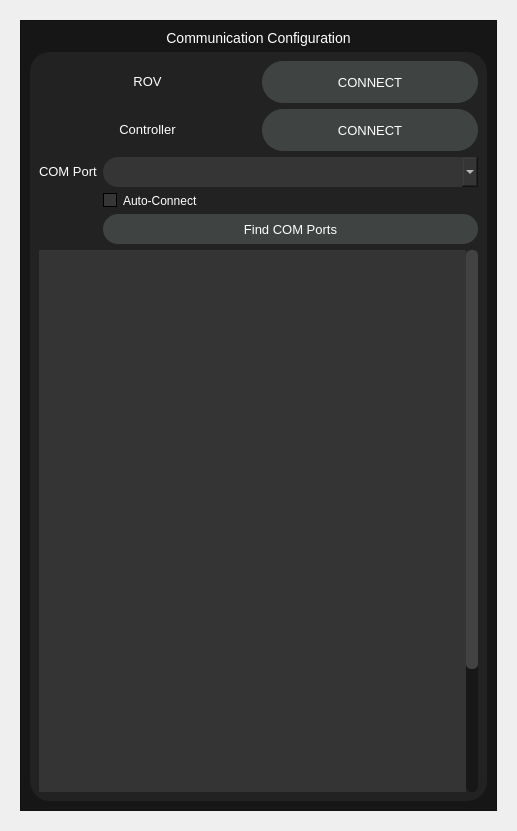
<?xml version="1.0" encoding="UTF-8"?>
<ui version="4.0">
 <class>Form</class>
 <widget class="QWidget" name="Form">
  <property name="geometry">
   <rect>
    <x>0</x>
    <y>0</y>
    <width>517</width>
    <height>831</height>
   </rect>
  </property>
  <property name="windowTitle">
   <string>Form</string>
  </property>
  <layout class="QVBoxLayout" name="verticalLayout_5">
   <item>
    <widget class="QWidget" name="config_com_config_widget" native="true">
     <layout class="QVBoxLayout" name="verticalLayout_4">
      <item>
       <widget class="QFrame" name="config_com_config">
        <property name="styleSheet">
         <string notr="true">QFrame#config_com_config{
background-color:	rgba(22,22,22,255);
}</string>
        </property>
        <property name="frameShape">
         <enum>QFrame::StyledPanel</enum>
        </property>
        <property name="frameShadow">
         <enum>QFrame::Raised</enum>
        </property>
        <layout class="QVBoxLayout" name="verticalLayout_3">
         <item>
          <widget class="QLabel" name="config_label_com_config">
           <property name="sizePolicy">
            <sizepolicy hsizetype="Preferred" vsizetype="Fixed">
             <horstretch>0</horstretch>
             <verstretch>0</verstretch>
            </sizepolicy>
           </property>
           <property name="styleSheet">
            <string notr="true">color:White;
font-size: 14px;</string>
           </property>
           <property name="text">
            <string>Communication Configuration</string>
           </property>
           <property name="alignment">
            <set>Qt::AlignCenter</set>
           </property>
          </widget>
         </item>
         <item>
          <widget class="QFrame" name="config_frame_com_config">
           <property name="styleSheet">
            <string notr="true">QFrame#config_frame_com_config {
background-color: rgba(34,34,34,255);
border-radius: 20px;
}
QPushButton {
background-color: rgba(63,67,66,255);
border-radius: 21px;
color: rgb(255, 255, 255);
font-size: 13px;
width: 100px;
height: 42px;
}
QPushButton:hover{
background-color: rgba(17, 120, 223, 200);
}
QPushButton:pressed{
background-color: rgba(17, 120, 223, 128)
}
QLabel{
color: White;
font-size: 13px;
}
QCheckBox{
color: White;
}
QCheckBox::indicator{
border: 1px solid Black;
background-color: rgba(54,54,54,255);
}
QCheckBox::indicator:unchecked:hover{
border: 1px solid rgb(200,200,200);
}
QCheckBox::indicator:unchecked:pressed{
background-color: rgba(70,70,70,255);
}
QCheckBox::indicator:checked:hover{
border: 1px solid rgb(180,180,180);
}
QCheckBox::indicator:checked:pressed{
background-color: rgba(70,70,70,255);
}
QCheckBox::indicator:checked {
image: url(images/white_checkmark);
}

QScrollArea{
border: none;
}
QScrollBar:vertical {
background:rgba(22,22,22,225);
width:12px;  
border-radius: 6px; 
margin: 0px 0px 0px 0px; 
border: 0px solid black;
}
QScrollBar::handle:vertical {         
min-height: 0px;
border-radius: 5px;
background-color: rgba(66,66,66,255);
border: 0px solid black;
}
QScrollBar::add-line:vertical {       
height: 0px;
subcontrol-position: bottom;
subcontrol-origin: margin;
}
QScrollBar::sub-line:vertical {
height: 0 px;
subcontrol-position: bottom;
subcontrol-origin: margin;
}
QScrollBar::sub-page:vertical {
background: none;
}
QScrollBar::add-page:vertical {
background: none;
}
QTextEdit{
background-color: rgba(52,52,52,255);
border: none;
color: White;
}</string>
           </property>
           <property name="frameShape">
            <enum>QFrame::StyledPanel</enum>
           </property>
           <property name="frameShadow">
            <enum>QFrame::Raised</enum>
           </property>
           <layout class="QVBoxLayout" name="verticalLayout_2">
            <item>
             <layout class="QGridLayout" name="gridLayout">
              <item row="0" column="0">
               <widget class="QLabel" name="config_label_rov">
                <property name="sizePolicy">
                 <sizepolicy hsizetype="Ignored" vsizetype="Fixed">
                  <horstretch>0</horstretch>
                  <verstretch>0</verstretch>
                 </sizepolicy>
                </property>
                <property name="styleSheet">
                 <string notr="true"/>
                </property>
                <property name="text">
                 <string>ROV</string>
                </property>
                <property name="alignment">
                 <set>Qt::AlignBottom|Qt::AlignHCenter</set>
                </property>
               </widget>
              </item>
              <item row="1" column="0">
               <widget class="QLabel" name="config_label_controller">
                <property name="sizePolicy">
                 <sizepolicy hsizetype="Ignored" vsizetype="Fixed">
                  <horstretch>0</horstretch>
                  <verstretch>0</verstretch>
                 </sizepolicy>
                </property>
                <property name="styleSheet">
                 <string notr="true"/>
                </property>
                <property name="text">
                 <string>Controller</string>
                </property>
                <property name="alignment">
                 <set>Qt::AlignBottom|Qt::AlignHCenter</set>
                </property>
               </widget>
              </item>
              <item row="0" column="1">
               <widget class="QPushButton" name="config_btn_connect_rov">
                <property name="styleSheet">
                 <string notr="true"/>
                </property>
                <property name="text">
                 <string>CONNECT</string>
                </property>
               </widget>
              </item>
              <item row="1" column="1">
               <widget class="QPushButton" name="config_btn_connect_controller">
                <property name="text">
                 <string>CONNECT</string>
                </property>
               </widget>
              </item>
             </layout>
            </item>
            <item>
             <layout class="QGridLayout" name="gridLayout_2">
              <item row="0" column="1">
               <widget class="QComboBox" name="config_cbox_com_port">
                <property name="styleSheet">
                 <string notr="true">QComboBox {
border-radius: 15px;
color: White;
background-color: rgba(53,53,53,255);
height:30;
}
QComboBox:hover{
background-color: rgba(53,53,53,200);
}
QComboBox:pressed{
background-color: rgba(53,53,53,128);
}
QComboBox:on {
border-bottom-left-radius: 0px;
border-bottom-right-radius: 0px;
}
QComboBox QAbstractItemView {
background: rgba(53,53,53,255);
color: White;
border: none;
selection-background-color: rgba(17, 120, 223, 255);
outline: 0px;
}
QComboBox::drop-down {
border-color: transparent;
background-color: transparent;
image: url(images/white_down_arrow.png);
width: 14px;
height: 14px;
padding-right: 9px;
padding-top: 9px;
}</string>
                </property>
               </widget>
              </item>
              <item row="1" column="1">
               <widget class="QCheckBox" name="config_checkbox_auto_connect">
                <property name="styleSheet">
                 <string notr="true"/>
                </property>
                <property name="text">
                 <string>Auto-Connect</string>
                </property>
               </widget>
              </item>
              <item row="0" column="0">
               <widget class="QLabel" name="config_label_com_port">
                <property name="sizePolicy">
                 <sizepolicy hsizetype="Fixed" vsizetype="Fixed">
                  <horstretch>0</horstretch>
                  <verstretch>0</verstretch>
                 </sizepolicy>
                </property>
                <property name="styleSheet">
                 <string notr="true"/>
                </property>
                <property name="text">
                 <string>COM Port</string>
                </property>
                <property name="alignment">
                 <set>Qt::AlignBottom|Qt::AlignLeading|Qt::AlignLeft</set>
                </property>
               </widget>
              </item>
              <item row="2" column="1">
               <widget class="QPushButton" name="config_btn_find_com_parts">
                <property name="styleSheet">
                 <string notr="true">QPushButton{
height:30px;
border-radius:15px;
}
QPushButton:hover{
background-color: rgba(63,67,66,200);
}
QPushButton:pressed{
background-color: rgba(63,67,66,128);
}</string>
                </property>
                <property name="text">
                 <string>Find COM Ports</string>
                </property>
               </widget>
              </item>
             </layout>
            </item>
            <item>
             <widget class="QScrollArea" name="config_com_config_scrollarea">
              <property name="styleSheet">
               <string notr="true"/>
              </property>
              <property name="horizontalScrollBarPolicy">
               <enum>Qt::ScrollBarAlwaysOff</enum>
              </property>
              <property name="widgetResizable">
               <bool>true</bool>
              </property>
              <property name="alignment">
               <set>Qt::AlignBottom|Qt::AlignJustify</set>
              </property>
              <widget class="QWidget" name="scrollAreaWidgetContents">
               <property name="geometry">
                <rect>
                 <x>0</x>
                 <y>0</y>
                 <width>415</width>
                 <height>700</height>
                </rect>
               </property>
               <property name="styleSheet">
                <string notr="true"/>
               </property>
               <layout class="QVBoxLayout" name="verticalLayout">
                <property name="spacing">
                 <number>0</number>
                </property>
                <property name="leftMargin">
                 <number>0</number>
                </property>
                <property name="topMargin">
                 <number>0</number>
                </property>
                <property name="rightMargin">
                 <number>0</number>
                </property>
                <property name="bottomMargin">
                 <number>0</number>
                </property>
                <item>
                 <widget class="QTextEdit" name="config_textedit_log_com_config">
                  <property name="minimumSize">
                   <size>
                    <width>0</width>
                    <height>700</height>
                   </size>
                  </property>
                  <property name="styleSheet">
                   <string notr="true"/>
                  </property>
                  <property name="verticalScrollBarPolicy">
                   <enum>Qt::ScrollBarAlwaysOff</enum>
                  </property>
                  <property name="horizontalScrollBarPolicy">
                   <enum>Qt::ScrollBarAlwaysOff</enum>
                  </property>
                 </widget>
                </item>
               </layout>
              </widget>
             </widget>
            </item>
           </layout>
          </widget>
         </item>
        </layout>
       </widget>
      </item>
     </layout>
    </widget>
   </item>
  </layout>
 </widget>
 <resources/>
 <connections/>
</ui>
